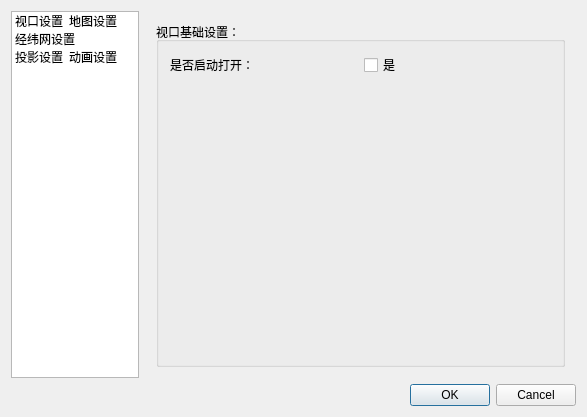
<?xml version="1.0" encoding="UTF-8"?>
<ui version="4.0">
 <class>DisplaySettingsDialog</class>
 <widget class="QDialog" name="DisplaySettingsDialog">
  <property name="geometry">
   <rect>
    <x>0</x>
    <y>0</y>
    <width>587</width>
    <height>417</height>
   </rect>
  </property>
  <property name="minimumSize">
   <size>
    <width>587</width>
    <height>417</height>
   </size>
  </property>
  <property name="maximumSize">
   <size>
    <width>587</width>
    <height>417</height>
   </size>
  </property>
  <property name="windowTitle">
   <string>显示设置</string>
  </property>
  <layout class="QGridLayout" name="gridLayout_2">
   <item row="0" column="0">
    <layout class="QGridLayout" name="gridLayout">
     <item row="0" column="0">
      <widget class="QListWidget" name="listWidget">
       <property name="minimumSize">
        <size>
         <width>128</width>
         <height>0</height>
        </size>
       </property>
       <property name="maximumSize">
        <size>
         <width>128</width>
         <height>16777215</height>
        </size>
       </property>
       <property name="iconSize">
        <size>
         <width>96</width>
         <height>84</height>
        </size>
       </property>
       <property name="textElideMode">
        <enum>Qt::ElideMiddle</enum>
       </property>
       <property name="movement">
        <enum>QListView::Static</enum>
       </property>
       <property name="flow">
        <enum>QListView::LeftToRight</enum>
       </property>
       <property name="spacing">
        <number>12</number>
       </property>
       <property name="viewMode">
        <enum>QListView::IconMode</enum>
       </property>
       <item>
        <property name="text">
         <string>视口设置</string>
        </property>
        <property name="textAlignment">
         <set>AlignHCenter|AlignVCenter|AlignCenter</set>
        </property>
        <property name="icon">
         <iconset resource="mainwindow.qrc">
          <normaloff>:/images/defaultToolBar/map.png</normaloff>:/images/defaultToolBar/map.png</iconset>
        </property>
       </item>
       <item>
        <property name="text">
         <string>地图设置</string>
        </property>
        <property name="textAlignment">
         <set>AlignHCenter|AlignVCenter|AlignCenter</set>
        </property>
        <property name="icon">
         <iconset resource="mainwindow.qrc">
          <normaloff>:/images/defaultToolBar/map.png</normaloff>:/images/defaultToolBar/map.png</iconset>
        </property>
       </item>
       <item>
        <property name="text">
         <string>经纬网设置</string>
        </property>
        <property name="textAlignment">
         <set>AlignHCenter|AlignVCenter|AlignCenter</set>
        </property>
        <property name="icon">
         <iconset resource="mainwindow.qrc">
          <normaloff>:/images/defaultToolBar/map.png</normaloff>:/images/defaultToolBar/map.png</iconset>
        </property>
       </item>
       <item>
        <property name="text">
         <string>投影设置</string>
        </property>
        <property name="textAlignment">
         <set>AlignHCenter|AlignVCenter|AlignCenter</set>
        </property>
        <property name="icon">
         <iconset resource="mainwindow.qrc">
          <normaloff>:/images/defaultToolBar/map.png</normaloff>:/images/defaultToolBar/map.png</iconset>
        </property>
       </item>
       <item>
        <property name="text">
         <string>动画设置</string>
        </property>
        <property name="textAlignment">
         <set>AlignHCenter|AlignVCenter|AlignCenter</set>
        </property>
        <property name="icon">
         <iconset resource="mainwindow.qrc">
          <normaloff>:/images/defaultToolBar/map.png</normaloff>:/images/defaultToolBar/map.png</iconset>
        </property>
       </item>
      </widget>
     </item>
     <item row="0" column="1">
      <widget class="QStackedWidget" name="stackedWidget">
       <property name="currentIndex">
        <number>0</number>
       </property>
       <widget class="QWidget" name="page1">
        <layout class="QGridLayout" name="gridLayout_3">
         <item row="0" column="0">
          <widget class="QGroupBox" name="groupBox">
           <property name="title">
            <string>视口基础设置：</string>
           </property>
           <layout class="QGridLayout" name="gridLayout_5">
            <item row="0" column="0">
             <layout class="QGridLayout" name="gridLayout_4">
              <item row="0" column="0">
               <widget class="QLabel" name="label">
                <property name="text">
                 <string>是否启动打开：</string>
                </property>
               </widget>
              </item>
              <item row="1" column="1">
               <spacer name="verticalSpacer">
                <property name="orientation">
                 <enum>Qt::Vertical</enum>
                </property>
                <property name="sizeHint" stdset="0">
                 <size>
                  <width>20</width>
                  <height>40</height>
                 </size>
                </property>
               </spacer>
              </item>
              <item row="0" column="1">
               <widget class="QCheckBox" name="checkBox_2">
                <property name="text">
                 <string>是</string>
                </property>
               </widget>
              </item>
             </layout>
            </item>
           </layout>
          </widget>
         </item>
        </layout>
       </widget>
       <widget class="QWidget" name="page2">
        <layout class="QGridLayout" name="gridLayout_7">
         <item row="0" column="0">
          <layout class="QGridLayout" name="gridLayout_6">
           <item row="0" column="0">
            <widget class="QGroupBox" name="groupBox_2">
             <property name="title">
              <string>地图设置：</string>
             </property>
             <layout class="QGridLayout" name="gridLayout_13">
              <item row="0" column="0">
               <layout class="QGridLayout" name="gridLayout_12">
                <item row="0" column="0">
                 <widget class="QLabel" name="label_2">
                  <property name="text">
                   <string>背景：</string>
                  </property>
                 </widget>
                </item>
                <item row="0" column="1">
                 <widget class="QFrame" name="frame_2">
                  <property name="palette">
                   <palette>
                    <active>
                     <colorrole role="WindowText">
                      <brush brushstyle="SolidPattern">
                       <color alpha="255">
                        <red>255</red>
                        <green>255</green>
                        <blue>255</blue>
                       </color>
                      </brush>
                     </colorrole>
                     <colorrole role="Button">
                      <brush brushstyle="SolidPattern">
                       <color alpha="255">
                        <red>0</red>
                        <green>0</green>
                        <blue>0</blue>
                       </color>
                      </brush>
                     </colorrole>
                     <colorrole role="Light">
                      <brush brushstyle="SolidPattern">
                       <color alpha="255">
                        <red>0</red>
                        <green>0</green>
                        <blue>0</blue>
                       </color>
                      </brush>
                     </colorrole>
                     <colorrole role="Midlight">
                      <brush brushstyle="SolidPattern">
                       <color alpha="255">
                        <red>0</red>
                        <green>0</green>
                        <blue>0</blue>
                       </color>
                      </brush>
                     </colorrole>
                     <colorrole role="Dark">
                      <brush brushstyle="SolidPattern">
                       <color alpha="255">
                        <red>0</red>
                        <green>0</green>
                        <blue>0</blue>
                       </color>
                      </brush>
                     </colorrole>
                     <colorrole role="Mid">
                      <brush brushstyle="SolidPattern">
                       <color alpha="255">
                        <red>0</red>
                        <green>0</green>
                        <blue>0</blue>
                       </color>
                      </brush>
                     </colorrole>
                     <colorrole role="Text">
                      <brush brushstyle="SolidPattern">
                       <color alpha="255">
                        <red>255</red>
                        <green>255</green>
                        <blue>255</blue>
                       </color>
                      </brush>
                     </colorrole>
                     <colorrole role="BrightText">
                      <brush brushstyle="SolidPattern">
                       <color alpha="255">
                        <red>255</red>
                        <green>255</green>
                        <blue>255</blue>
                       </color>
                      </brush>
                     </colorrole>
                     <colorrole role="ButtonText">
                      <brush brushstyle="SolidPattern">
                       <color alpha="255">
                        <red>255</red>
                        <green>255</green>
                        <blue>255</blue>
                       </color>
                      </brush>
                     </colorrole>
                     <colorrole role="Base">
                      <brush brushstyle="SolidPattern">
                       <color alpha="255">
                        <red>0</red>
                        <green>0</green>
                        <blue>0</blue>
                       </color>
                      </brush>
                     </colorrole>
                     <colorrole role="Window">
                      <brush brushstyle="SolidPattern">
                       <color alpha="255">
                        <red>0</red>
                        <green>0</green>
                        <blue>0</blue>
                       </color>
                      </brush>
                     </colorrole>
                     <colorrole role="Shadow">
                      <brush brushstyle="SolidPattern">
                       <color alpha="255">
                        <red>0</red>
                        <green>0</green>
                        <blue>0</blue>
                       </color>
                      </brush>
                     </colorrole>
                     <colorrole role="AlternateBase">
                      <brush brushstyle="SolidPattern">
                       <color alpha="255">
                        <red>0</red>
                        <green>0</green>
                        <blue>0</blue>
                       </color>
                      </brush>
                     </colorrole>
                     <colorrole role="ToolTipBase">
                      <brush brushstyle="SolidPattern">
                       <color alpha="255">
                        <red>255</red>
                        <green>255</green>
                        <blue>220</blue>
                       </color>
                      </brush>
                     </colorrole>
                     <colorrole role="ToolTipText">
                      <brush brushstyle="SolidPattern">
                       <color alpha="255">
                        <red>0</red>
                        <green>0</green>
                        <blue>0</blue>
                       </color>
                      </brush>
                     </colorrole>
                    </active>
                    <inactive>
                     <colorrole role="WindowText">
                      <brush brushstyle="SolidPattern">
                       <color alpha="255">
                        <red>255</red>
                        <green>255</green>
                        <blue>255</blue>
                       </color>
                      </brush>
                     </colorrole>
                     <colorrole role="Button">
                      <brush brushstyle="SolidPattern">
                       <color alpha="255">
                        <red>0</red>
                        <green>0</green>
                        <blue>0</blue>
                       </color>
                      </brush>
                     </colorrole>
                     <colorrole role="Light">
                      <brush brushstyle="SolidPattern">
                       <color alpha="255">
                        <red>0</red>
                        <green>0</green>
                        <blue>0</blue>
                       </color>
                      </brush>
                     </colorrole>
                     <colorrole role="Midlight">
                      <brush brushstyle="SolidPattern">
                       <color alpha="255">
                        <red>0</red>
                        <green>0</green>
                        <blue>0</blue>
                       </color>
                      </brush>
                     </colorrole>
                     <colorrole role="Dark">
                      <brush brushstyle="SolidPattern">
                       <color alpha="255">
                        <red>0</red>
                        <green>0</green>
                        <blue>0</blue>
                       </color>
                      </brush>
                     </colorrole>
                     <colorrole role="Mid">
                      <brush brushstyle="SolidPattern">
                       <color alpha="255">
                        <red>0</red>
                        <green>0</green>
                        <blue>0</blue>
                       </color>
                      </brush>
                     </colorrole>
                     <colorrole role="Text">
                      <brush brushstyle="SolidPattern">
                       <color alpha="255">
                        <red>255</red>
                        <green>255</green>
                        <blue>255</blue>
                       </color>
                      </brush>
                     </colorrole>
                     <colorrole role="BrightText">
                      <brush brushstyle="SolidPattern">
                       <color alpha="255">
                        <red>255</red>
                        <green>255</green>
                        <blue>255</blue>
                       </color>
                      </brush>
                     </colorrole>
                     <colorrole role="ButtonText">
                      <brush brushstyle="SolidPattern">
                       <color alpha="255">
                        <red>255</red>
                        <green>255</green>
                        <blue>255</blue>
                       </color>
                      </brush>
                     </colorrole>
                     <colorrole role="Base">
                      <brush brushstyle="SolidPattern">
                       <color alpha="255">
                        <red>0</red>
                        <green>0</green>
                        <blue>0</blue>
                       </color>
                      </brush>
                     </colorrole>
                     <colorrole role="Window">
                      <brush brushstyle="SolidPattern">
                       <color alpha="255">
                        <red>0</red>
                        <green>0</green>
                        <blue>0</blue>
                       </color>
                      </brush>
                     </colorrole>
                     <colorrole role="Shadow">
                      <brush brushstyle="SolidPattern">
                       <color alpha="255">
                        <red>0</red>
                        <green>0</green>
                        <blue>0</blue>
                       </color>
                      </brush>
                     </colorrole>
                     <colorrole role="AlternateBase">
                      <brush brushstyle="SolidPattern">
                       <color alpha="255">
                        <red>0</red>
                        <green>0</green>
                        <blue>0</blue>
                       </color>
                      </brush>
                     </colorrole>
                     <colorrole role="ToolTipBase">
                      <brush brushstyle="SolidPattern">
                       <color alpha="255">
                        <red>255</red>
                        <green>255</green>
                        <blue>220</blue>
                       </color>
                      </brush>
                     </colorrole>
                     <colorrole role="ToolTipText">
                      <brush brushstyle="SolidPattern">
                       <color alpha="255">
                        <red>0</red>
                        <green>0</green>
                        <blue>0</blue>
                       </color>
                      </brush>
                     </colorrole>
                    </inactive>
                    <disabled>
                     <colorrole role="WindowText">
                      <brush brushstyle="SolidPattern">
                       <color alpha="255">
                        <red>0</red>
                        <green>0</green>
                        <blue>0</blue>
                       </color>
                      </brush>
                     </colorrole>
                     <colorrole role="Button">
                      <brush brushstyle="SolidPattern">
                       <color alpha="255">
                        <red>0</red>
                        <green>0</green>
                        <blue>0</blue>
                       </color>
                      </brush>
                     </colorrole>
                     <colorrole role="Light">
                      <brush brushstyle="SolidPattern">
                       <color alpha="255">
                        <red>0</red>
                        <green>0</green>
                        <blue>0</blue>
                       </color>
                      </brush>
                     </colorrole>
                     <colorrole role="Midlight">
                      <brush brushstyle="SolidPattern">
                       <color alpha="255">
                        <red>0</red>
                        <green>0</green>
                        <blue>0</blue>
                       </color>
                      </brush>
                     </colorrole>
                     <colorrole role="Dark">
                      <brush brushstyle="SolidPattern">
                       <color alpha="255">
                        <red>0</red>
                        <green>0</green>
                        <blue>0</blue>
                       </color>
                      </brush>
                     </colorrole>
                     <colorrole role="Mid">
                      <brush brushstyle="SolidPattern">
                       <color alpha="255">
                        <red>0</red>
                        <green>0</green>
                        <blue>0</blue>
                       </color>
                      </brush>
                     </colorrole>
                     <colorrole role="Text">
                      <brush brushstyle="SolidPattern">
                       <color alpha="255">
                        <red>0</red>
                        <green>0</green>
                        <blue>0</blue>
                       </color>
                      </brush>
                     </colorrole>
                     <colorrole role="BrightText">
                      <brush brushstyle="SolidPattern">
                       <color alpha="255">
                        <red>255</red>
                        <green>255</green>
                        <blue>255</blue>
                       </color>
                      </brush>
                     </colorrole>
                     <colorrole role="ButtonText">
                      <brush brushstyle="SolidPattern">
                       <color alpha="255">
                        <red>0</red>
                        <green>0</green>
                        <blue>0</blue>
                       </color>
                      </brush>
                     </colorrole>
                     <colorrole role="Base">
                      <brush brushstyle="SolidPattern">
                       <color alpha="255">
                        <red>0</red>
                        <green>0</green>
                        <blue>0</blue>
                       </color>
                      </brush>
                     </colorrole>
                     <colorrole role="Window">
                      <brush brushstyle="SolidPattern">
                       <color alpha="255">
                        <red>0</red>
                        <green>0</green>
                        <blue>0</blue>
                       </color>
                      </brush>
                     </colorrole>
                     <colorrole role="Shadow">
                      <brush brushstyle="SolidPattern">
                       <color alpha="255">
                        <red>0</red>
                        <green>0</green>
                        <blue>0</blue>
                       </color>
                      </brush>
                     </colorrole>
                     <colorrole role="AlternateBase">
                      <brush brushstyle="SolidPattern">
                       <color alpha="255">
                        <red>0</red>
                        <green>0</green>
                        <blue>0</blue>
                       </color>
                      </brush>
                     </colorrole>
                     <colorrole role="ToolTipBase">
                      <brush brushstyle="SolidPattern">
                       <color alpha="255">
                        <red>255</red>
                        <green>255</green>
                        <blue>220</blue>
                       </color>
                      </brush>
                     </colorrole>
                     <colorrole role="ToolTipText">
                      <brush brushstyle="SolidPattern">
                       <color alpha="255">
                        <red>0</red>
                        <green>0</green>
                        <blue>0</blue>
                       </color>
                      </brush>
                     </colorrole>
                    </disabled>
                   </palette>
                  </property>
                  <property name="styleSheet">
                   <string notr="true"/>
                  </property>
                  <property name="frameShape">
                   <enum>QFrame::StyledPanel</enum>
                  </property>
                  <property name="frameShadow">
                   <enum>QFrame::Raised</enum>
                  </property>
                 </widget>
                </item>
                <item row="0" column="2">
                 <widget class="QPushButton" name="bgPushButton">
                  <property name="text">
                   <string>选择</string>
                  </property>
                 </widget>
                </item>
                <item row="4" column="0">
                 <spacer name="verticalSpacer_2">
                  <property name="orientation">
                   <enum>Qt::Vertical</enum>
                  </property>
                  <property name="sizeHint" stdset="0">
                   <size>
                    <width>20</width>
                    <height>40</height>
                   </size>
                  </property>
                 </spacer>
                </item>
                <item row="2" column="0">
                 <widget class="QLabel" name="label_3">
                  <property name="text">
                   <string>中心：</string>
                  </property>
                 </widget>
                </item>
                <item row="1" column="0">
                 <widget class="QLabel" name="label_4">
                  <property name="text">
                   <string>范围：</string>
                  </property>
                 </widget>
                </item>
                <item row="1" column="1">
                 <widget class="QLineEdit" name="lineEdit">
                  <property name="text">
                   <string>90,180,180,90</string>
                  </property>
                 </widget>
                </item>
                <item row="1" column="2">
                 <widget class="QPushButton" name="pushButton_3">
                  <property name="text">
                   <string>设置</string>
                  </property>
                 </widget>
                </item>
                <item row="2" column="1">
                 <widget class="QLineEdit" name="lineEdit_2">
                  <property name="text">
                   <string>120.01,98.123</string>
                  </property>
                 </widget>
                </item>
                <item row="2" column="2">
                 <widget class="QPushButton" name="pushButton_4">
                  <property name="text">
                   <string>设置</string>
                  </property>
                 </widget>
                </item>
                <item row="3" column="0">
                 <widget class="QLabel" name="label_5">
                  <property name="text">
                   <string>区域：</string>
                  </property>
                 </widget>
                </item>
                <item row="3" column="1" rowspan="2" colspan="2">
                 <widget class="QListWidget" name="listWidget_2">
                  <property name="viewMode">
                   <enum>QListView::IconMode</enum>
                  </property>
                  <item>
                   <property name="text">
                    <string>北京</string>
                   </property>
                   <property name="checkState">
                    <enum>Checked</enum>
                   </property>
                  </item>
                  <item>
                   <property name="text">
                    <string>武汉</string>
                   </property>
                   <property name="checkState">
                    <enum>Checked</enum>
                   </property>
                  </item>
                 </widget>
                </item>
               </layout>
              </item>
             </layout>
            </widget>
           </item>
          </layout>
         </item>
        </layout>
       </widget>
       <widget class="QWidget" name="page3">
        <layout class="QGridLayout" name="gridLayout_9">
         <item row="0" column="0">
          <layout class="QGridLayout" name="gridLayout_8">
           <item row="0" column="0">
            <widget class="QGroupBox" name="groupBox_3">
             <property name="title">
              <string>经纬网设置：</string>
             </property>
             <layout class="QGridLayout" name="gridLayout_15">
              <item row="0" column="0">
               <layout class="QGridLayout" name="gridLayout_14">
                <item row="0" column="0">
                 <widget class="QLabel" name="label_6">
                  <property name="text">
                   <string>是否显示经纬网：</string>
                  </property>
                 </widget>
                </item>
                <item row="2" column="0">
                 <spacer name="verticalSpacer_3">
                  <property name="orientation">
                   <enum>Qt::Vertical</enum>
                  </property>
                  <property name="sizeHint" stdset="0">
                   <size>
                    <width>20</width>
                    <height>40</height>
                   </size>
                  </property>
                 </spacer>
                </item>
                <item row="1" column="0">
                 <widget class="QLabel" name="label_7">
                  <property name="text">
                   <string>经纬网范围：</string>
                  </property>
                 </widget>
                </item>
                <item row="0" column="1">
                 <widget class="QCheckBox" name="checkBox">
                  <property name="text">
                   <string>是</string>
                  </property>
                 </widget>
                </item>
                <item row="1" column="1">
                 <widget class="QLineEdit" name="lineEdit_3"/>
                </item>
               </layout>
              </item>
             </layout>
            </widget>
           </item>
          </layout>
         </item>
        </layout>
       </widget>
       <widget class="QWidget" name="page4">
        <layout class="QGridLayout" name="gridLayout_11">
         <item row="0" column="0">
          <layout class="QGridLayout" name="gridLayout_10">
           <item row="0" column="0">
            <widget class="QGroupBox" name="groupBox_4">
             <property name="title">
              <string>投影设置：</string>
             </property>
             <layout class="QGridLayout" name="gridLayout_17">
              <item row="0" column="0">
               <layout class="QGridLayout" name="gridLayout_16">
                <item row="0" column="0">
                 <widget class="QLabel" name="label_8">
                  <property name="text">
                   <string>底图默认投影：</string>
                  </property>
                 </widget>
                </item>
                <item row="2" column="0">
                 <spacer name="verticalSpacer_4">
                  <property name="orientation">
                   <enum>Qt::Vertical</enum>
                  </property>
                  <property name="sizeHint" stdset="0">
                   <size>
                    <width>20</width>
                    <height>40</height>
                   </size>
                  </property>
                 </spacer>
                </item>
                <item row="0" column="1">
                 <widget class="QLineEdit" name="lineEdit_4">
                  <property name="text">
                   <string>兰伯特</string>
                  </property>
                 </widget>
                </item>
                <item row="1" column="0">
                 <widget class="QLabel" name="label_9">
                  <property name="text">
                   <string>投影中心：</string>
                  </property>
                 </widget>
                </item>
                <item row="1" column="1">
                 <widget class="QLineEdit" name="lineEdit_5">
                  <property name="text">
                   <string>123.0123,32.12</string>
                  </property>
                 </widget>
                </item>
               </layout>
              </item>
             </layout>
            </widget>
           </item>
          </layout>
         </item>
        </layout>
       </widget>
       <widget class="QWidget" name="page5">
        <layout class="QGridLayout" name="gridLayout_19">
         <item row="0" column="0">
          <layout class="QGridLayout" name="gridLayout_18">
           <item row="0" column="0">
            <widget class="QGroupBox" name="groupBox_5">
             <property name="title">
              <string>动画设置：</string>
             </property>
             <layout class="QGridLayout" name="gridLayout_21">
              <item row="0" column="0">
               <layout class="QGridLayout" name="gridLayout_20">
                <item row="0" column="0">
                 <widget class="QLabel" name="label_10">
                  <property name="text">
                   <string>时间间隔：</string>
                  </property>
                 </widget>
                </item>
                <item row="0" column="1">
                 <widget class="QSpinBox" name="spinBox"/>
                </item>
                <item row="1" column="0">
                 <spacer name="verticalSpacer_5">
                  <property name="orientation">
                   <enum>Qt::Vertical</enum>
                  </property>
                  <property name="sizeHint" stdset="0">
                   <size>
                    <width>20</width>
                    <height>40</height>
                   </size>
                  </property>
                 </spacer>
                </item>
               </layout>
              </item>
             </layout>
            </widget>
           </item>
          </layout>
         </item>
        </layout>
       </widget>
      </widget>
     </item>
    </layout>
   </item>
   <item row="1" column="0">
    <widget class="QDialogButtonBox" name="buttonBox">
     <property name="standardButtons">
      <set>QDialogButtonBox::Cancel|QDialogButtonBox::Ok</set>
     </property>
    </widget>
   </item>
  </layout>
 </widget>
 <layoutdefault spacing="6" margin="11"/>
 <resources>
  <include location="mainwindow.qrc"/>
 </resources>
 <connections/>
</ui>
